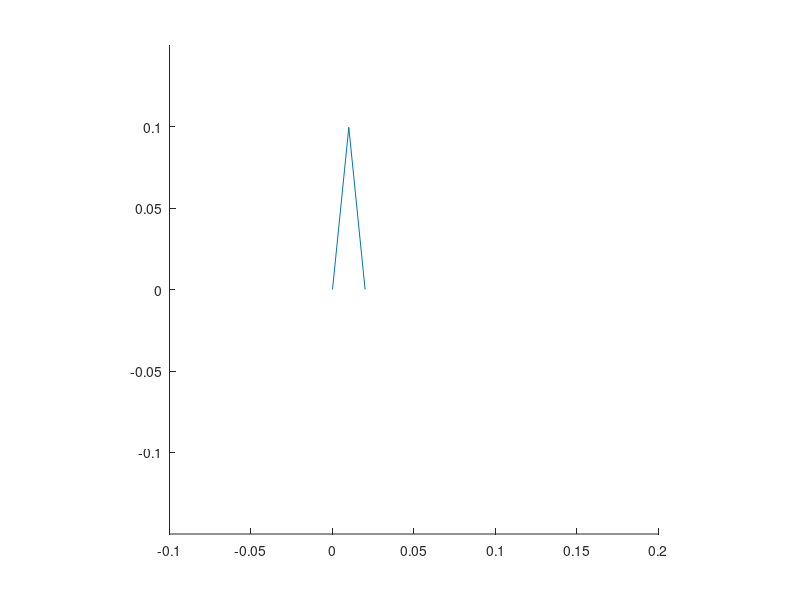

Source code (MATLAB): (Note: this script raises an error after producing the figure.)
clear;
clf;

function [t1, t2] = inverse_kinematics(x, y, l1, l2)
  l = sqrt(x^2+y^2);
  t1 = t2 = 0;
  if (l <= (l1+l2))
    t1 = - atan2(y,x) + acos((l1^2+l^2-l2^2)/(2*l2*l));
    t2 = pi + acos((l1^2+l2^2-l^2)/(2*l1*l2));
  endif
endfunction

l1 = 0.1;
l2 = 0.1;
ratio = 0.1;

i = 0;
for y = 0.0
  for x = 0.02:0.02:0.2
    [t1, t2] = inverse_kinematics(x, y, l1, l2);
    if (t1 != 0 || t2 != 0)
      i = i + 1;
      x1 = l1 * cos(t1);
      y1 = l1 * sin(t1);
      arm_x(i,:) = [0 x1 x];
      arm_y(i,:) = [0 y1 y];
      jaco = [-l1*sin(t1)-l2*sin(t1+t2) -l2*sin(t1+t2); l1*cos(t1)+l2*cos(t1+t2) l2*cos(t1+t2)];
      [U,S,V] = svd(jaco);
      mani(i,:) = [x y atan2(U(2),U(1)) S(1,1) S(2,2)];
    endif
  endfor
endfor

hold on;
axis([-0.1,0.2,-0.15,0.15],"square");
for n = 1:i
  plot(arm_x(n,:), arm_y(n,:));
  ellipse(mani(n,1), mani(n,2), mani(n,4)*ratio, mani(n,5)*ratio, mani(n,3));
end
hold off;

